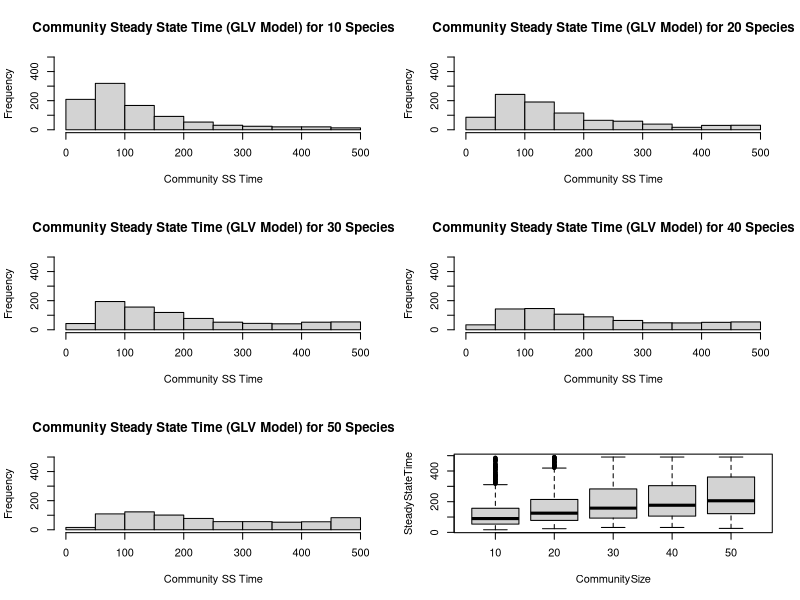

The R source for this figure:
##################################################################################
#Repeate exact process above one over on simulation data using original GLV model
##################################################################################
#Changing only data source. Variable names are not refactored
HOI_SS10 = read.csv('GLV_SS10.csv')
HOI_SS20 = read.csv('GLV_SS20.csv')
HOI_SS30 = read.csv('GLV_SS30.csv')
HOI_SS40 = read.csv('GLV_SS40.csv')
HOI_SS50 = read.csv('GLV_SS50.csv')

HOI_list = list(HOI_SS10,HOI_SS20,HOI_SS30,HOI_SS40,HOI_SS50)

CommunitySteadyStateDF <- data.frame()
#The order of HOI matrices stored in the list
HOI_i <- 10

#Loop through HOI_SS10, HOI_SS20...
for (HOI in HOI_list) {
  numOfEntries = nrow(HOI)
  #CommunitySteadyStateTime to store the time when the whole community has reached steady state
  CommunitySteadyStateTime <- matrix(nrow = numOfEntries, ncol = 2)
  colnames(CommunitySteadyStateTime) <- c('CommunitySize', 'SteadyStateTime')
  for (i in 1:numOfEntries) {
    #If there is NA in a particular row, this community combination did not reach SS within integration time. Move to next row
    if (!any(is.na(HOI[i,]))) {
      CommunitySteadyStateTime[i,1] <- HOI_i
      CommunitySteadyStateTime[i,2] <- max(HOI[i,2:ncol(HOI)])
    }
    else{
      CommunitySteadyStateTime[i,1] <- HOI_i
      CommunitySteadyStateTime[i,2] <- NA
    }
  }
  #Finished looping through an HOI matrix, store the CommunitySteadyStateTime vector to a list
  CommunitySteadyStateDF <-  rbind(CommunitySteadyStateDF,as.data.frame(CommunitySteadyStateTime))
  HOI_i <- HOI_i+10
}


#plot
par(mfrow = c(3,2))
#plot histogram for Community Steady State time for each of the community size 
hist(CommunitySteadyStateDF[CommunitySteadyStateDF$CommunitySize == 10,2], main = 'Community Steady State Time (GLV Model) for 10 Species', xlab = 'Community SS Time', ylim = c(0,500))
hist(CommunitySteadyStateDF[CommunitySteadyStateDF$CommunitySize == 20,2], main = 'Community Steady State Time (GLV Model) for 20 Species', xlab = 'Community SS Time', ylim = c(0,500))
hist(CommunitySteadyStateDF[CommunitySteadyStateDF$CommunitySize == 30,2], main = 'Community Steady State Time (GLV Model) for 30 Species', xlab = 'Community SS Time', ylim = c(0,500))
hist(CommunitySteadyStateDF[CommunitySteadyStateDF$CommunitySize == 40,2], main = 'Community Steady State Time (GLV Model) for 40 Species', xlab = 'Community SS Time', ylim = c(0,500))
hist(CommunitySteadyStateDF[CommunitySteadyStateDF$CommunitySize == 50,2], main = 'Community Steady State Time (GLV Model) for 50 Species', xlab = 'Community SS Time', ylim = c(0,500))
#plot boxplot
boxplot(SteadyStateTime~CommunitySize ,data = CommunitySteadyStateDF)



